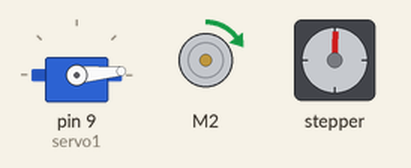
Simulated run of this sketch. Board: Arduino Uno, built with avr-gcc and run on an emulated ATmega328P. Parts: servo, DC motor (green arrow = forward, orange = backward, longer = faster), stepper motor. Stepper angles assume 48 steps per turn; what the sketch prints to the serial monitor is not drawn.

Above: at 0.05 s.
At 1.4 s:
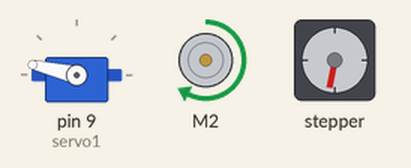
At 2.75 s:
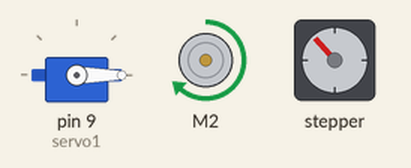
At 5.5 s:
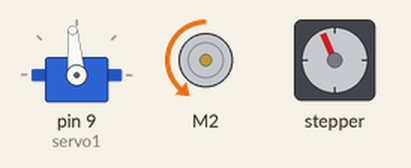
At 8.25 s:
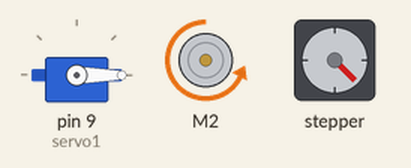
At 11.0 s:
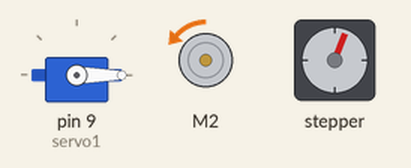
Timing chart, 0 to 14.3 s (numbered marks = the images above):
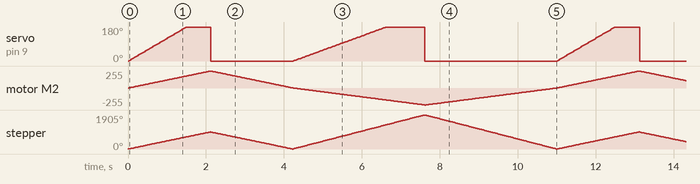

The sketch:

MotorParty.ino
```cpp
// (licence header left out)
#include <AFMotor.h>
#include <Servo.h>

// DC motor on M2
AF_DCMotor motor(2);
// DC hobby servo
Servo servo1;
// Stepper motor on M3+M4 48 steps per revolution
AF_Stepper stepper(48, 2);

void setup() {
  Serial.begin(9600);           // set up Serial library at 9600 bps
  Serial.println("Motor party!");

  // turn on servo
  servo1.attach(9);

  // turn on motor #2
  motor.setSpeed(200);
  motor.run(RELEASE);
}

int i;

// Test the DC motor, stepper and servo ALL AT ONCE!
void loop() {
  motor.run(FORWARD);
  for (i=0; i<255; i++) {
    servo1.write(i);
    motor.setSpeed(i);
    stepper.step(1, FORWARD, INTERLEAVE);
    delay(3);
 }

  for (i=255; i!=0; i--) {
    servo1.write(i-255);
    motor.setSpeed(i);
    stepper.step(1, BACKWARD, INTERLEAVE);
    delay(3);
 }

  motor.run(BACKWARD);
  for (i=0; i<255; i++) {
    servo1.write(i);
    motor.setSpeed(i);
    delay(3);
    stepper.step(1, FORWARD, DOUBLE);
 }

  for (i=255; i!=0; i--) {
    servo1.write(i-255);
    motor.setSpeed(i);
    stepper.step(1, BACKWARD, DOUBLE);
    delay(3);
 }
}
```

Measured:
- by itself, servo on pin 9 (servo1): ramps from 0° to 180° and jumps back, once every 5.5 s
- by itself, stepper: turns 956° clockwise in 2.1 s, then 956° counter-clockwise in 2.1 s, then 1905° clockwise in 3.3 s, then 1905° counter-clockwise in 3.3 s, repeating every 11.0 s
